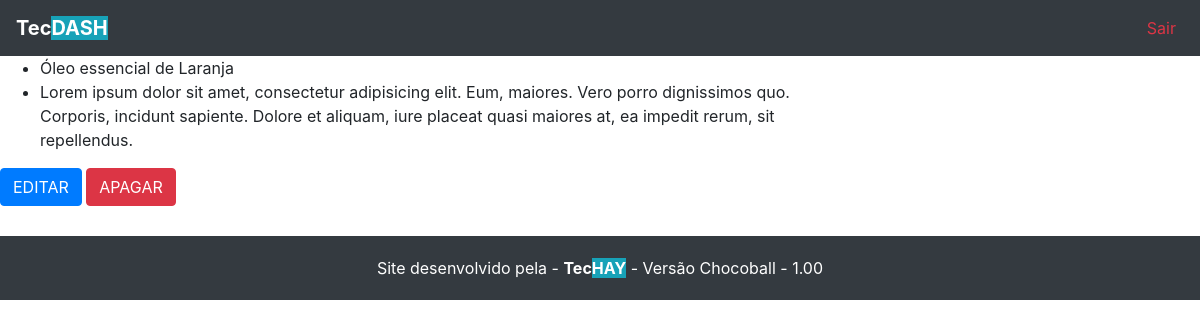
The page /dashboard/list_product on the database as committed earlier.
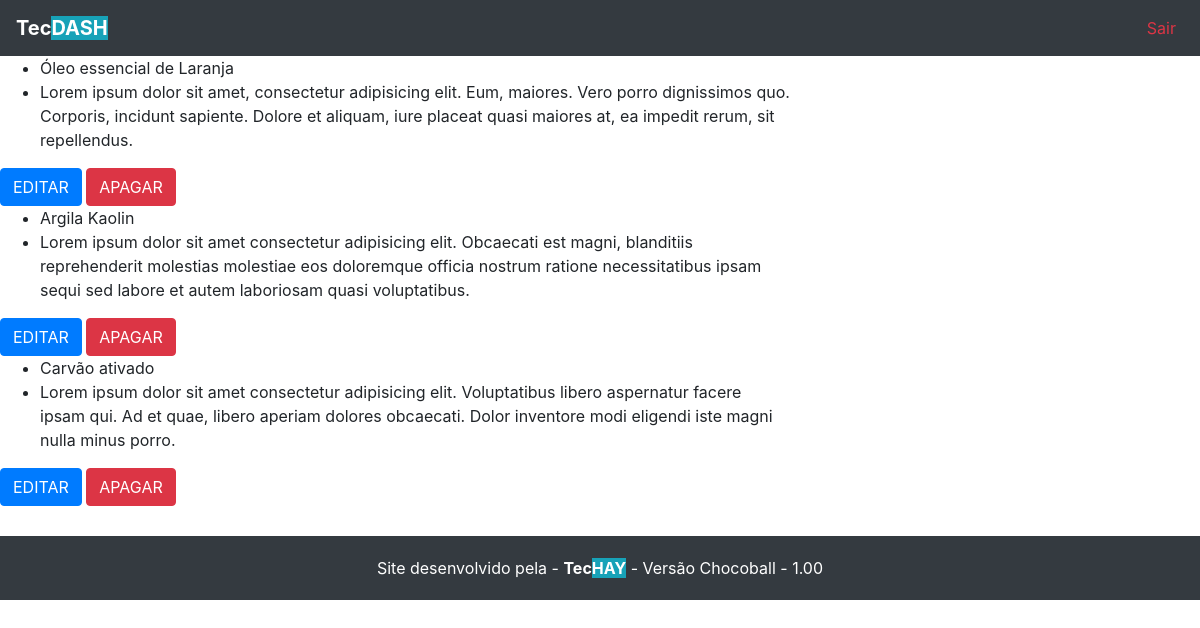
The same page on the database as committed later.
### principal/models.py (models this page shows, shortened)
class Product(models.Model):
	name = models.CharField(max_length=255)
	price = models.IntegerField(null=True, blank=True)
	ingredients = models.ManyToManyField(Ingredients, blank=True)
	image = models.ImageField(upload_to='image', null=True)
	details = models.TextField(null=True)

### principal/views.py (the view)
# urls.py: path('list_product', views.list_product, name="list_product"),
def list_product(request):
  data = {}
  products = Product.objects.all()
  data['products'] = products
  return render(request, 'dashboard/product/list-product.html', data)

### principal/templates/dashboard/product/list-product.html
{% extends "base.html" %}
{% block conteudo %}
<div class="content">
	<div class="row">
		{% for product in products %}
		<div class="col-8">
			<ul>
				<li>{{product.name}}</li>
				<li>{{product.details}}</li>
			</ul>
			<a href="{% url 'edit_product' product.pk %}" class="btn btn-primary">EDITAR</a>
			<a href="{% url 'delete_product' product.pk %}" class="btn btn-danger">APAGAR</a>
		</div>
		{% endfor %}
	</div>
</div>
{% endblock %}

Rows that differ between the two databases and show on the page:
added Product: name "Argila Kaolin", details "Lorem ipsum dolor sit amet consectetur adipisicing elit. Obcaecati est magni, blanditiis reprehenderit molestias molestiae eos doloremque officia nostrum ratione necessitatibus ipsam sequi sed labore et autem laboriosam quasi voluptatibus."
added Product: name "Carvão ativado", details "Lorem ipsum dolor sit amet consectetur adipisicing elit. Voluptatibus libero aspernatur facere ipsam qui. Ad et quae, libero aperiam dolores obcaecati. Dolor inventore modi eligendi iste magni nulla minus porro."
